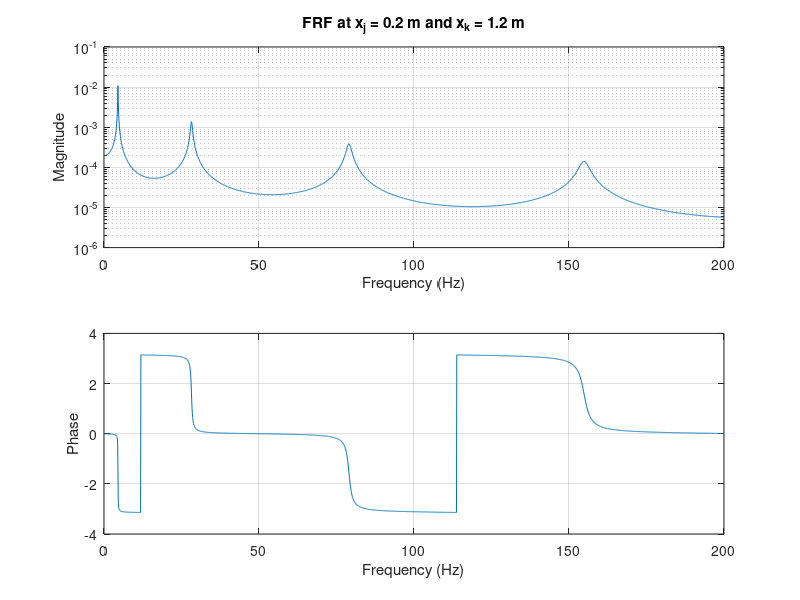
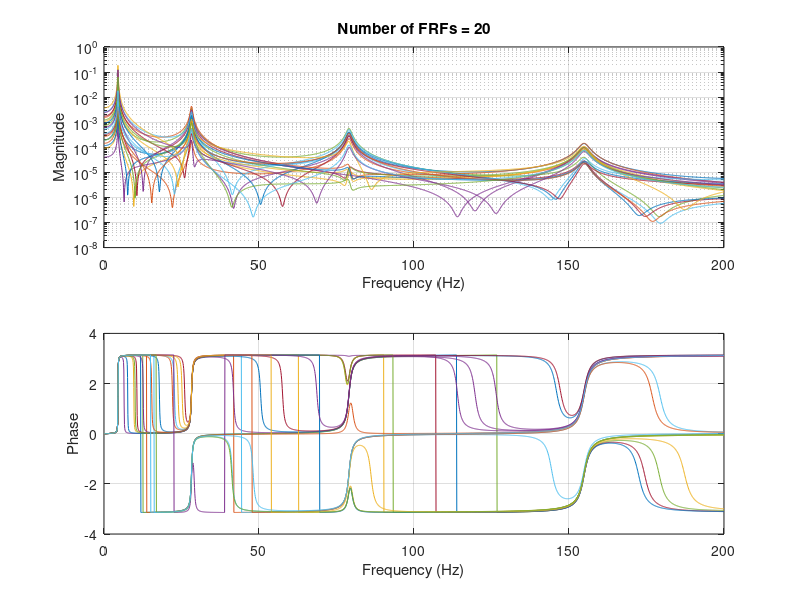

The MATLAB source for these figures, in order:
tic; % Start timing

close all; clc; clear;

% Data of the reference structure
L = 1.2; % m
h = 8e-3; % m
b = 40e-3; % m
rho = 2700; % kg/m^3
E = 68e9; % Pa
J = b * h^3 / 12; % m^4
m = rho * b * h; % kg/m

% Boundary conditions
H = @(gamma) [  1,  0,  1,   0;
    0,  1,  0,   1;
    -cos(gamma*L), -sin(gamma*L),  cosh(gamma*L),  sinh(gamma*L);
    sin(gamma*L), -cos(gamma*L),  sinh(gamma*L),  cosh(gamma*L)];

% Characteristic equation
chareq = @(gamma) det(H(gamma));

% Solve the characteristic equation for gamma
gamma_vals = linspace(0, 50, 10000);
omega_vals = gamma_vals.^2 * sqrt(E * J / (rho * b * h));
chareq_vals = arrayfun(chareq, gamma_vals);

% Numerically find the roots of the characteristic equation
gamma_roots = zeros(1, length(gamma_vals) - 1);
root_count = 0;
for i = 1:length(gamma_vals)-1
    if chareq_vals(i) * chareq_vals(i+1) < 0
        root_count = root_count + 1;
        gamma_roots(root_count) = fzero(chareq, [gamma_vals(i), gamma_vals(i+1)]);
    end
end
gamma_roots = gamma_roots(1:root_count);

% Convert gamma roots to frequencies
omega_i = gamma_roots.^2 * sqrt(E * J / (rho * b * h));
f_i = omega_i / (2 * pi);

disp(['First 4 natural frequencies: ', num2str(f_i(1:4)), ' Hz']);

%% Mode shapes

% Compute the mode shapes
x_vals = linspace(0, L, 2000);
mode_shapes = zeros(4, length(gamma_roots));

for i = 1:length(gamma_roots)
    g_i = gamma_roots(i);
    H_i = H(g_i);
    H_hat = H_i(2:4, 2:4);
    N = H_i(2:4, 1);
    H_hat_inv = pinv(H_hat);
    w_hat = -H_hat_inv * N;
    w_i = [1; w_hat];
    mode_shapes(:, i) = w_i; % Normalize the mode shape
end

function phi = phi_shape(gamma, x)
    phi = [cos(gamma * x); sin(gamma * x); cosh(gamma * x); sinh(gamma * x)];
end

% Plot the mode shapes
for i = 1:0
    figure;
    g_i = gamma_roots(i);
    shape_i = mode_shapes(:, i)' * phi_shape(g_i, x_vals);
    plot(x_vals, shape_i);
    hold on;
    line([0, L], [0, 0], 'LineStyle', '--', 'Color', 'k');
    title(['Mode Shape n°', num2str(i), ' - f = ', num2str(f_i(i)), ' Hz']);
    xlabel('x (m)');
    ylabel('Mode Shape');
    grid on;
    ylim([-max(abs(shape_i)), max(abs(shape_i))]);
end

%% Frequency response function
x_j = 0.2; % m
x_k = 1.2; % m
damp_factor = 0.01;

freqs = linspace(0.1, 200, 2000);

function FRF = computeFRF(freqs, gamma_roots, mode_shapes, x_j, x_k, x_vals, damp_factor, E, J, rho, b, h, m)
    % Preallocation of FRF
    FRF = zeros(1, length(freqs));

    % Calculation of constants
    omega_vals = 2 * pi * freqs;
    omega_i_roots = gamma_roots.^2 * sqrt(E * J / (rho * b * h));

    % Pre-calculation of phi_shape for x_j, x_k and x_vals
    phi_j_vals = arrayfun(@(g_i) phi_shape(g_i, x_j), gamma_roots, 'UniformOutput', false);
    phi_k_vals = arrayfun(@(g_i) phi_shape(g_i, x_k), gamma_roots, 'UniformOutput', false);
    phi_i_vals = arrayfun(@(g_i) phi_shape(g_i, x_vals), gamma_roots, 'UniformOutput', false);

    % Calculation of modal masses
    m_i_vals = arrayfun(@(j) trapz(x_vals, m * (mode_shapes(:, j)' * phi_i_vals{j}).^2), 1:length(gamma_roots));

    % Main loop
    for i = 1:length(freqs)
        omega = omega_vals(i);
        for j = 1:length(gamma_roots)
            omega_i = omega_i_roots(j);
            w_i = mode_shapes(:, j);
            phi_j = w_i' * phi_j_vals{j};
            phi_k = w_i' * phi_k_vals{j};
            m_i = m_i_vals(j);
            num = (phi_j * phi_k / m_i);
            den = -omega^2 + 2j * damp_factor * omega_i * omega + omega_i^2;
            FRF(i) = FRF(i) + num / den;
        end
    end
end

FRF = computeFRF(freqs, gamma_roots, mode_shapes, x_j, x_k, x_vals, damp_factor, E, J, rho, b, h, m);

% Plot the FRF
figure;
subplot(2, 1, 1);
semilogy(freqs, abs(FRF));
title('FRF at x_j = 0.2 m and x_k = 1.2 m');
xlabel('Frequency (Hz)');
ylabel('Magnitude');
grid on;
subplot(2, 1, 2);
plot(freqs, angle(FRF));
xlabel('Frequency (Hz)');
ylabel('Phase');
grid on;

%% Considering N FRFs

x_js = [0.2, 0.4, 0.6, 0.8, 1.0];
x_ks = [1.2, 0.9, 0.6, 0.3];
R = length(x_js) * length(x_ks);
nO = length(omega_i);

G_exp = zeros(length(freqs), length(x_js) * length(x_ks));

for i = 1:length(x_js)
    for j = 1:length(x_ks)
        x_j = x_js(i);
        x_k = x_ks(j);
        FRF = computeFRF(freqs, gamma_roots, mode_shapes, x_j, x_k, x_vals, damp_factor, E, J, rho, b, h, m);
        G_exp(:, (i-1)*length(x_ks) + j) = FRF';
    end
end

% Plot the FRFs
figure;
subplot(2, 1, 1);
semilogy(freqs, abs(G_exp));
title(['Number of FRFs = ', num2str(size(G_exp, 2))]);
xlabel('Frequency (Hz)');
ylabel('Magnitude');
grid on;
subplot(2, 1, 2);
plot(freqs, angle(G_exp));
xlabel('Frequency (Hz)');
ylabel('Phase');
grid on;

% Save the "experimental" FRFs
save 'cantilever_FRF.mat' freqs G_exp;

toc; % End timing and display elapsed time